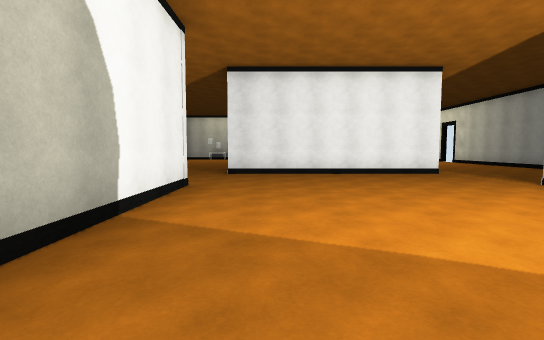
[1] (above)

21 first-person views from a walk through a Unity game level. The camera is 1.4 m above the floor, tilts 4° down and sees 85° across. The floor is counted in squares, 2 m on a side. Each view is taken from the middle of a square. On the plan, view 1 faces up. The plan holds only what a view shows up to about 10 squares ahead; the rest is blank. Door leaves are left out, so doorways stand open. Some surface patterns are stand-ins.

[2]
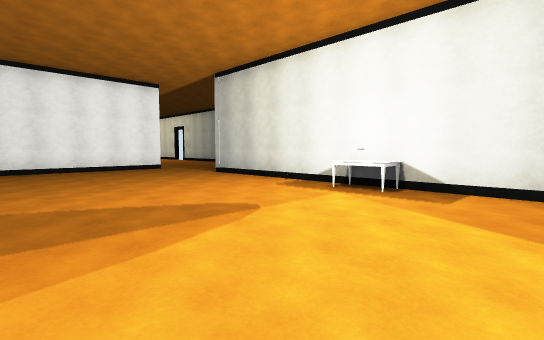

[3]
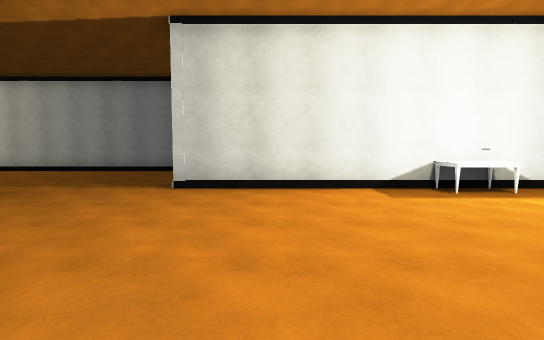

[4]
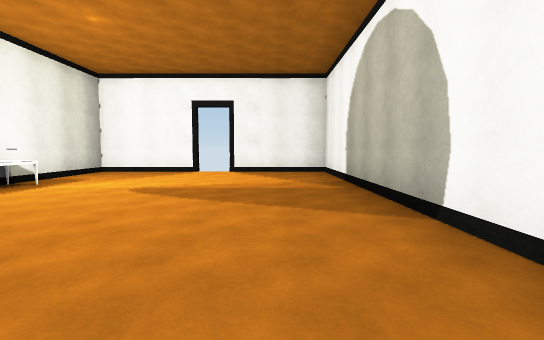

[5]
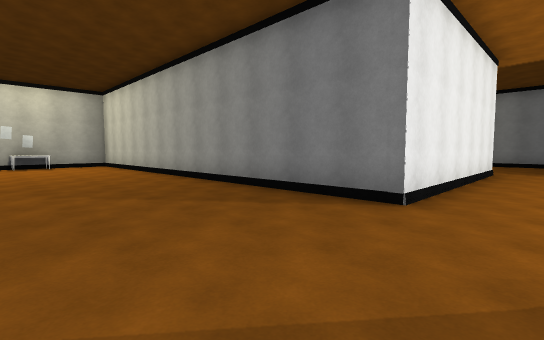

[6]
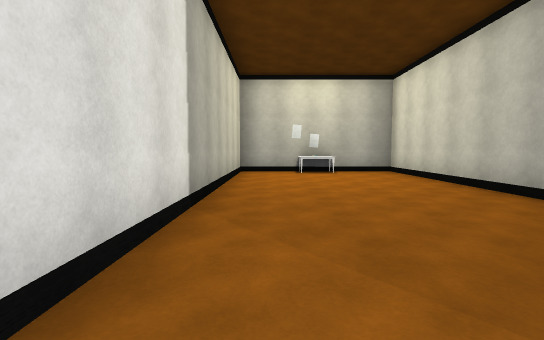

[7]
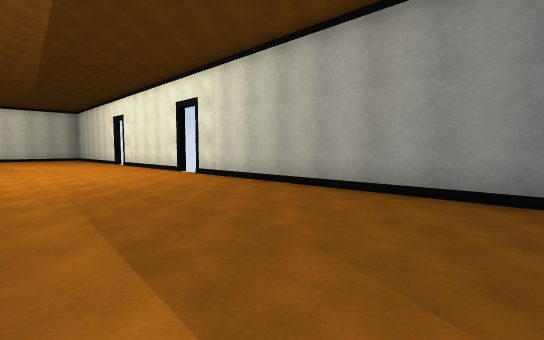

[8]
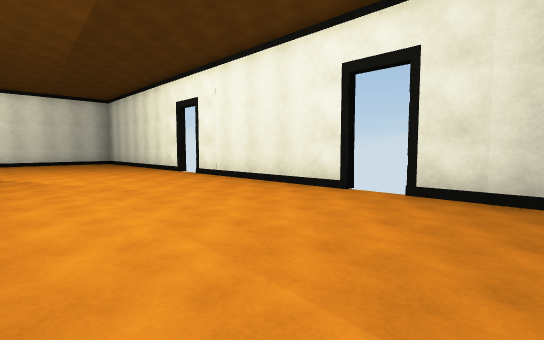

[9]
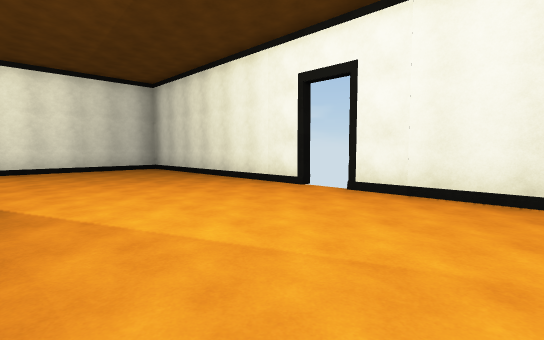

[10]
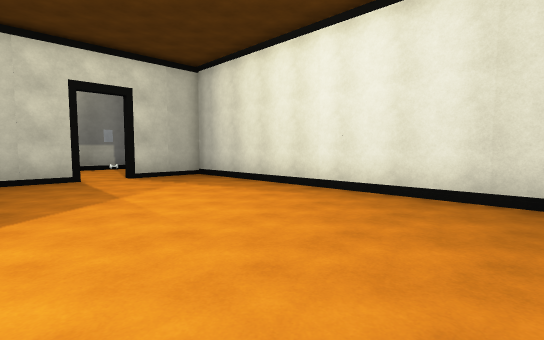

[11]
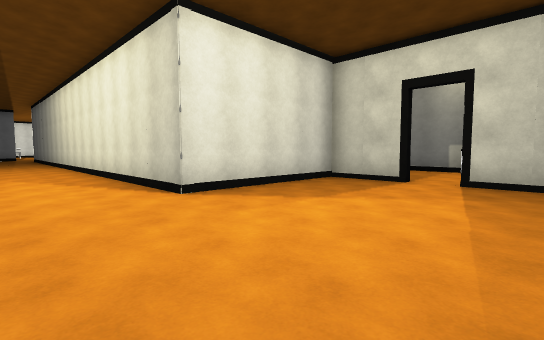

[12]
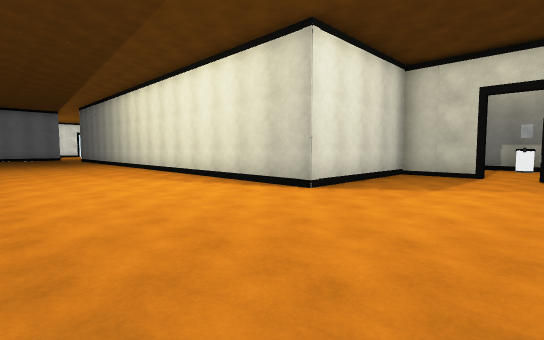

[13]
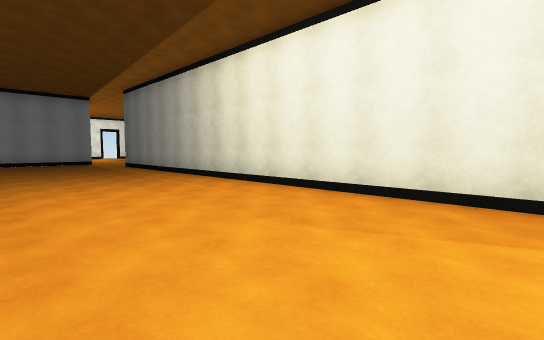

[14]
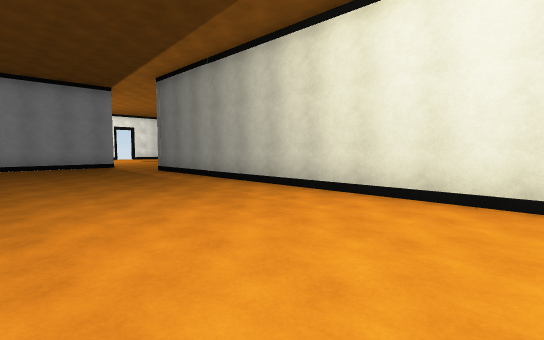

[15]
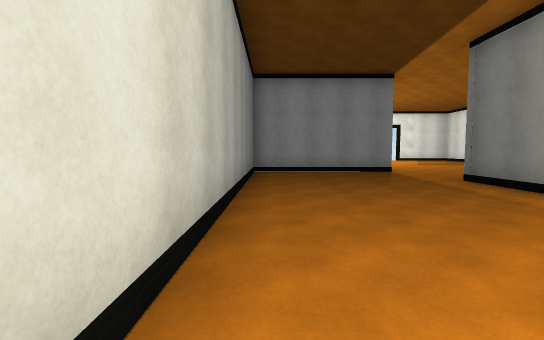

[16]
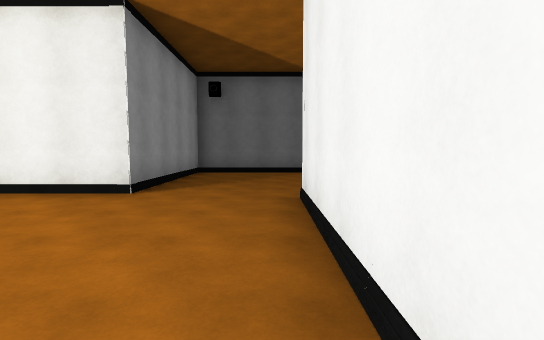

[17]
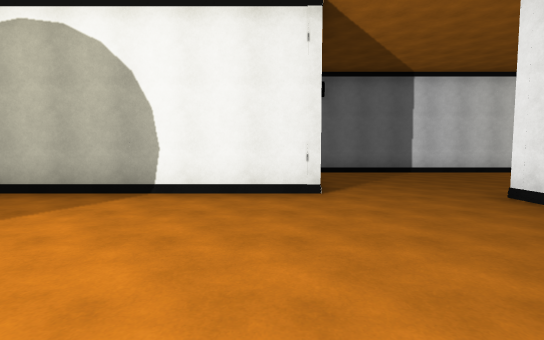

[18]
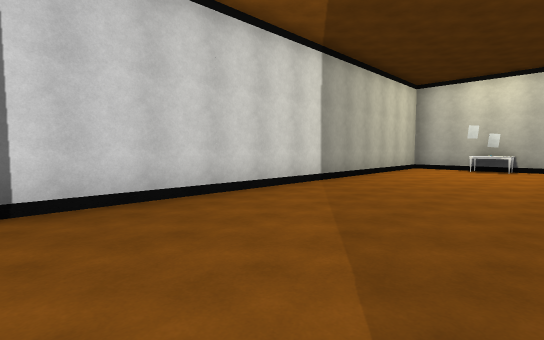

[19]
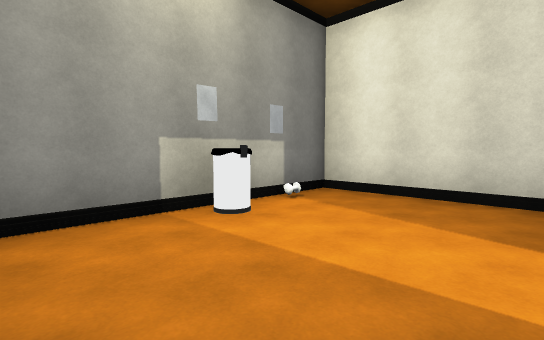

[20]
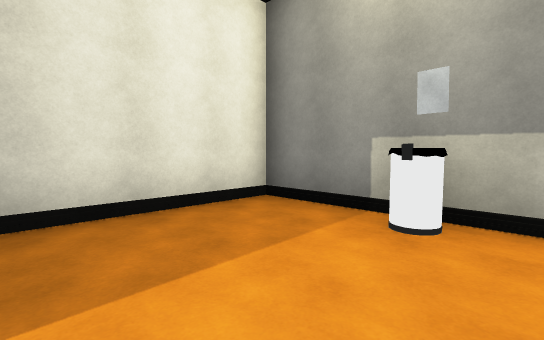

[21]
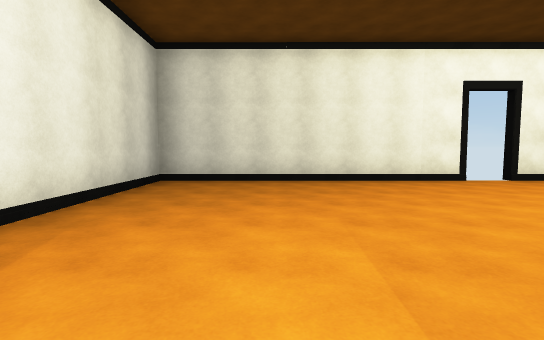

### Floor plan
Points are (right, up) in squares from view 1. A wall is a line through its corners. A room is listed if a view was taken in it or the views show most of it. See-through windows are left out.
Room 1 (views 1, 2, 3, 4, 5, 6, 7, 8, 9, 10, 11, 12, 13, 14, 15, 16, 17, 18, 21)
walls: (9.6, 16.6) (9.6, 21.8); (9.6, 22.6) (9.6, 29.5) (0.6, 29.5) (0.6, 27.5); (5.3, 1.4) (5.3, 5.8) (9.6, 5.8) (9.6, 15.8); (0.6, 26.6) (0.6, 24.7) (4.7, 24.7) (4.7, 8.4) (-1.2, 8.4) (-1.2, 20.4) (-6, 20.4) (-6, 5.8) (-1.7, 5.8) (-1.7, -3.2) (1, -3.2); (2.3, -3.2) (5.3, -3.2) (5.3, -0.4)
ways out: open door at (0.5, 27) to room 2; open door at (10, 16.5); open door at (10, 22.5)
objects: table (-4, 20); table (5, 0) to (5, 1)
Room 2 (views 19, 20)
walls: (-0.1, 29.5) (-3.2, 29.5) (-3.2, 24.7) (-0.1, 24.7)
ways out: open door at (0.5, 27) to room 1
objects: bin (-3, 27)

Positions as (right, up) in squares from view 1, and headings:
1: (0, 0), facing up
2: (0, -2), facing up-right
3: (0, 4), facing right
4: (0, 6), facing down
5: (-5, 7), facing up-right
6: (-5, 11), facing up
7: (5, 8), facing up-right
8: (5, 14), facing up-right
9: (5, 19), facing up-right
10: (8, 25), facing up-left
11: (7, 29), facing down-left
12: (9, 28), facing down-left
13: (9, 21), facing down-left
14: (9, 18), facing down-left
15: (9, 15), facing down
16: (3, 8), facing left
17: (3, 5), facing left
18: (-2, 9), facing up-left
19: (0, 25), facing up-left
20: (0, 28), facing down-left
21: (3, 27), facing right
